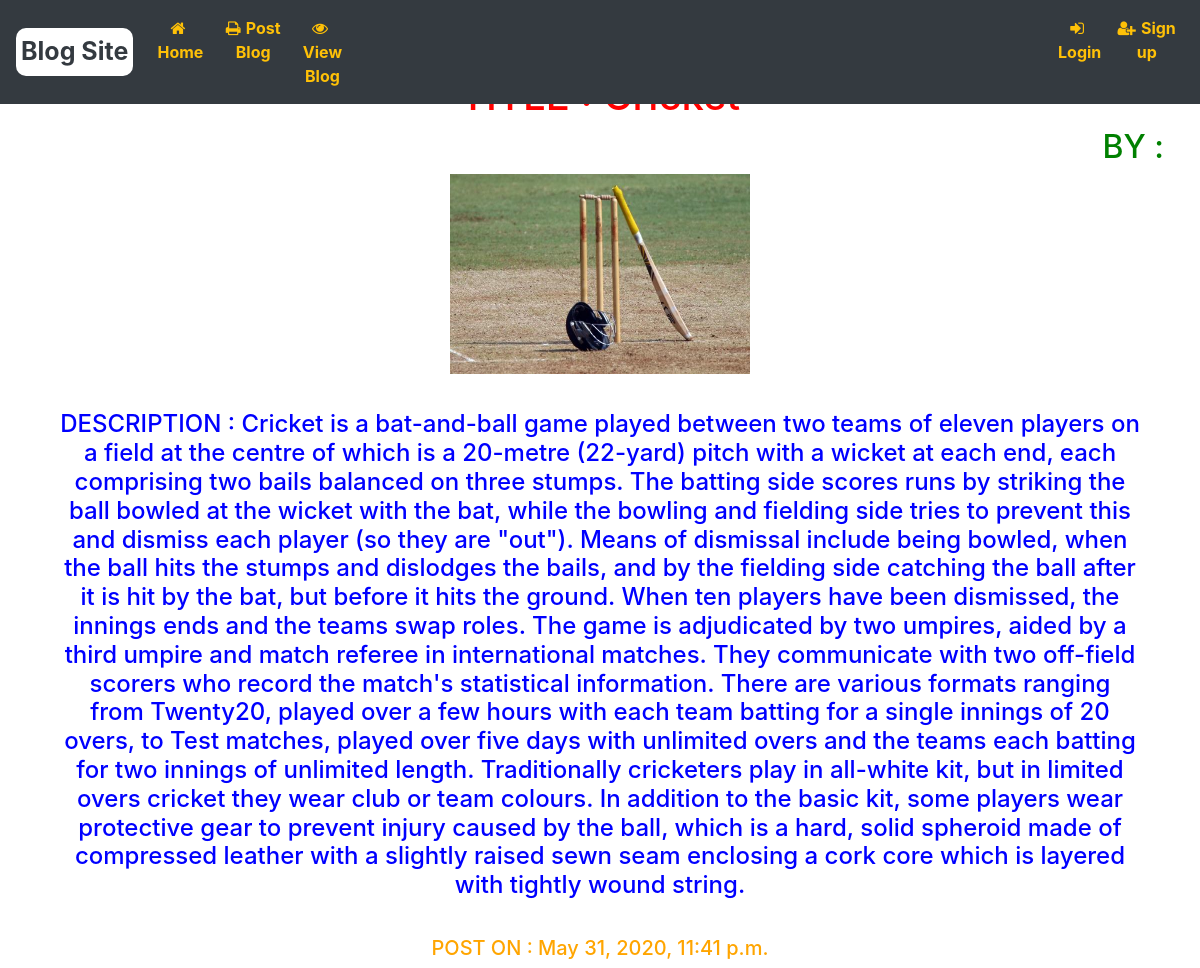
The page /Detail/12 on the database its author committed.
### Blog_Application/models.py (models this page shows)
class Post_blog_form(models.Model):
    Title = models.CharField(max_length=200)
    Description = models.TextField()
    Pic = models.FileField(upload_to='images/')
    Author = models.CharField(max_length=50)
    Date_time = models.DateTimeField(default=datetime.now)

### Blog_Application/views.py (the view)
# urls.py: path('Detail/<pk>',views.DetailViewBlog.as_view()),
class DetailViewBlog(DetailView):
    model = Post_blog_form

### templates/Blog_Application/post_blog_form_detail.html (shortened to what this page needs)
{% extends 'Blog_Application/base.html' %}
{% load static%}
{% block parentblock %}
{% if post_blog_form %}
<h1 id="ab">TITLE : {{post_blog_form.Title}}</h1>
<h2>BY : {{post_blog_form.Author}}</h2>
<img src="{{post_blog_form.Pic.url}}" height="100px" width="150px" alt="Blog Image">
<h4>DESCRIPTION : {{post_blog_form.Description}}</h4>
<h5>POST ON : {{post_blog_form.Date_time}}</h5>
{%endif%}
{%endblock%}

### templates/Blog_Application/post_blog_form_detail.html (style rules this page uses)
#ab { margin-top:6%; text-align: center; color: red; }
h2 { text-align:right; color:green; margin-right:3%; }
img { display:block; margin-left: auto; margin-right: auto; width:300px; height:200px; }
h4 { margin-top: 3%; margin-left: 5%; margin-right: 5%; color: blue; text-align:center; }
h5 { text-align: center; margin-top:3%; color: orange; }

### rows shown on the page
Post_blog_form: Pic (picture), Description "Cricket is a bat-and-ball game played between two teams of eleven players on a field at the centre of which is a 20-metre (22-yard) pitch with a wicket at each end, each comprising two bails balanced on three stumps. The batting side scores runs by striking the ball bowled at the wicket with the bat, while the bowling and fielding side tries to prevent this and dismiss each player (so they are \"out\"). Means of dismissal include being bowled, when the ball hits the stumps and dislodges the bails, and by the fielding side catching the ball after it is hit by the bat, but before it hits the ground. When ten players have been dismissed, the innings ends and the teams swap roles. The game is…", Date_time "May 31, 2020, 11:41 p.m."
